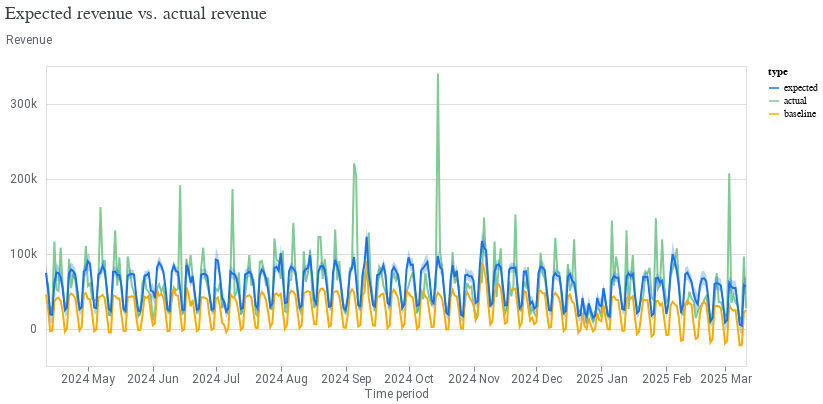

Here is the notebook cell this chart was saved with:
### Code cell
model_fit = visualizer.ModelFit(mmm)
model_fit.plot_model_fit()

### Figure 1 — Vega-Lite specification as saved in the notebook (floating-point values rounded to 4 significant figures; data arrays with more than 128 entries replaced by an {"elided": "..."} marker saying what was removed)
{"config": {"view": {"continuousWidth": 300, "continuousHeight": 300}, "axis": {"labelColor": "#5F6368", "labelFont": "Roboto", "labelFontSize": 12, "titleColor": "#5F6368", "titleFont": "Roboto", "titleFontSize": 12, "titleFontWeight": "normal"}}, "layer": [{"mark": {"type": "line"}, "encoding": {"color": {"field": "type", "scale": {"domain": ["expected", "actual", "baseline"], "range": ["#1A73E8", "#81C995", "#F9AB00"]}, "type": "nominal"}, "x": {"axis": {"domainColor": "#DADCE0", "format": "%Y %b", "grid": false, "tickCount": 8}, "field": "time", "title": "Time period", "type": "temporal"}, "y": {"axis": {"domain": false, "labelExpr": "replace(format(datum.value, '.3~s'), 'G', 'B')", "labelPadding": 10, "tickCount": 5, "ticks": false, "titleAlign": "left", "titleAngle": 0, "titleY": -20}, "field": "mean", "title": "Revenue", "type": "quantitative"}}}, {"mark": {"type": "area", "opacity": 0.3}, "encoding": {"color": {"field": "type", "legend": null, "scale": {"domain": ["expected"], "range": ["#1A73E8"]}, "type": "nominal"}, "x": {"field": "time", "type": "temporal"}, "y": {"field": "ci_hi", "type": "quantitative"}, "y2": {"field": "ci_lo"}}}], "data": {"name": "data-a125a86aa8023c395d7c0ae1905dbfad"}, "resolve": {"scale": {"color": "independent"}}, "title": {"text": "Expected revenue vs. actual revenue", "anchor": "start", "color": "#3C4043", "font": "Google Sans Display", "fontSize": 18, "fontWeight": "normal", "offset": 10}, "width": 700, "$schema": "https://vega.github.io/schema/vega-lite/v5.20.1.json", "datasets": {"data-a125a86aa8023c395d7c0ae1905dbfad": {"elided": "1005 records"}}}
